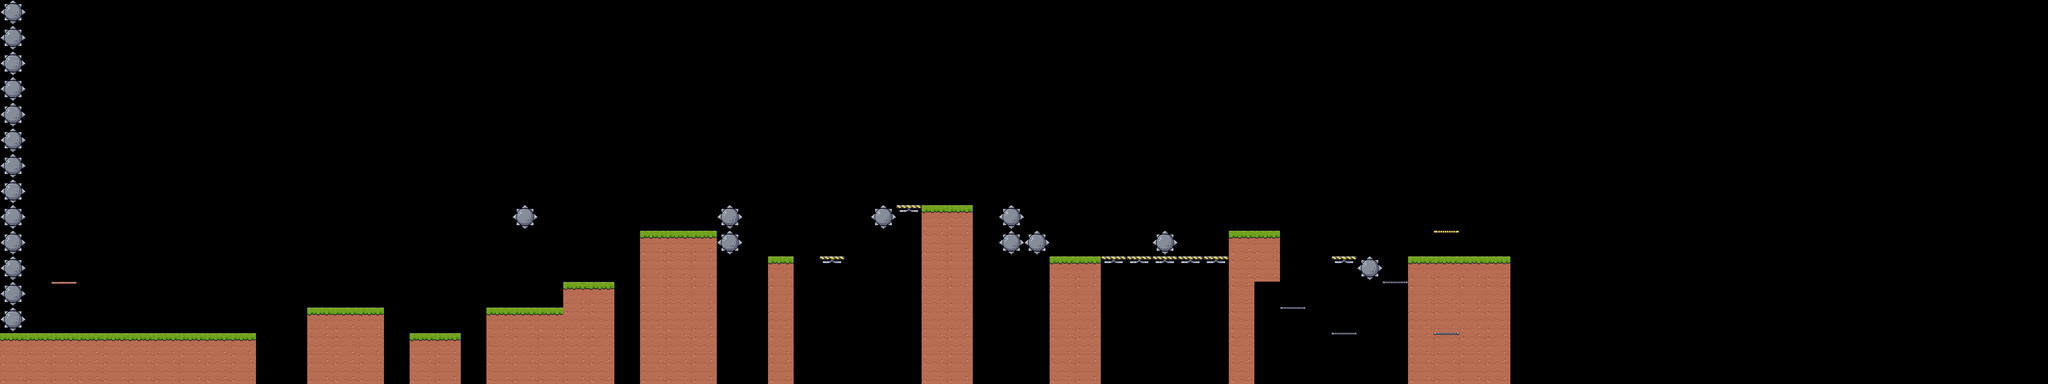

The image is a tile-based game level rendered from a .tmx file. Its description and complete source (layers, tilesets, objects, tile grids) follow:
An orthogonal 80x15 tile map with 48x48 px tiles, 2 tile layers (Tile Layer 1, Tile Layer 2).

<map version="1.10" tiledversion="1.11.0" orientation="orthogonal" renderorder="right-down" width="80" height="15" tilewidth="48" tileheight="48" infinite="0" nextlayerid="3" nextobjectid="1">
 <tileset firstgid="1" source="level1test.tsx" />
 <layer id="1" name="Tile Layer 1" width="80" height="15">
  <data encoding="csv">
9,0,0,0,0,0,0,0,0,0,0,0,0,0,0,0,0,0,0,0,0,0,0,0,0,0,0,0,0,0,0,0,0,0,0,0,0,0,0,0,0,0,0,0,0,0,0,0,0,0,0,0,0,0,0,0,0,0,0,0,0,0,0,0,0,0,0,0,0,0,0,0,0,0,0,0,0,0,0,0,
9,0,0,0,0,0,0,0,0,0,0,0,0,0,0,0,0,0,0,0,0,0,0,0,0,0,0,0,0,0,0,0,0,0,0,0,0,0,0,0,0,0,0,0,0,0,0,0,0,0,0,0,0,0,0,0,0,0,0,0,0,0,0,0,0,0,0,0,0,0,0,0,0,0,0,0,0,0,0,0,
9,0,0,0,0,0,0,0,0,0,0,0,0,0,0,0,0,0,0,0,0,0,0,0,0,0,0,0,0,0,0,0,0,0,0,0,0,0,0,0,0,0,0,0,0,0,0,0,0,0,0,0,0,0,0,0,0,0,0,0,0,0,0,0,0,0,0,0,0,0,0,0,0,0,0,0,0,0,0,0,
9,0,0,0,0,0,0,0,0,0,0,0,0,0,0,0,0,0,0,0,0,0,0,0,0,0,0,0,0,0,0,0,0,0,0,0,0,0,0,0,0,0,0,0,0,0,0,0,0,0,0,0,0,0,0,0,0,0,0,0,0,0,0,0,0,0,0,0,0,0,0,0,0,0,0,0,0,0,0,0,
9,0,0,0,0,0,0,0,0,0,0,0,0,0,0,0,0,0,0,0,0,0,0,0,0,0,0,0,0,0,0,0,0,0,0,0,0,0,0,0,0,0,0,0,0,0,0,0,0,0,0,0,0,0,0,0,0,0,0,0,0,0,0,0,0,0,0,0,0,0,0,0,0,0,0,0,0,0,0,0,
9,0,0,0,0,0,0,0,0,0,0,0,0,0,0,0,0,0,0,0,0,0,0,0,0,0,0,0,0,0,0,0,0,0,0,0,0,0,0,0,0,0,0,0,0,0,0,0,0,0,0,0,0,0,0,0,0,0,0,0,0,0,0,0,0,0,0,0,0,0,0,0,0,0,0,0,0,0,0,0,
9,0,0,0,0,0,0,0,0,0,0,0,0,0,0,0,0,0,0,0,0,0,0,0,0,0,0,0,0,0,0,0,0,0,0,0,0,0,0,0,0,0,0,0,0,0,0,0,0,0,0,0,0,0,0,0,0,0,0,0,0,0,0,0,0,0,0,0,0,0,0,0,0,0,0,0,0,0,0,0,
9,0,0,0,0,0,0,0,0,0,0,0,0,0,0,0,0,0,0,0,0,0,0,0,0,0,0,0,0,0,0,0,0,0,0,0,0,0,0,0,0,0,0,0,0,0,0,0,0,0,0,0,0,0,0,0,0,0,0,0,0,0,0,0,0,0,0,0,0,0,0,0,0,0,0,0,0,0,0,0,
9,0,0,0,0,0,0,0,0,0,0,0,0,0,0,0,0,0,0,0,9,0,0,0,0,0,0,0,9,0,0,0,0,0,9,7,3,3,0,9,0,0,0,0,0,0,0,0,0,0,0,0,0,0,0,0,0,0,0,0,0,0,0,0,0,0,0,0,0,0,0,0,0,0,0,0,0,0,0,0,
9,0,0,0,0,0,0,0,0,0,0,0,0,0,0,0,0,0,0,0,0,0,0,0,0,3,3,3,9,0,0,0,0,0,0,0,37,37,0,9,9,0,0,0,0,9,0,0,3,3,0,0,0,0,0,0,34,0,0,0,0,0,0,0,0,0,0,0,0,0,0,0,0,0,0,0,0,0,0,0,
9,0,0,0,0,0,0,0,0,0,0,0,0,0,0,0,0,0,0,0,0,0,0,0,0,37,37,37,0,0,3,0,7,0,0,0,37,37,0,0,0,3,3,7,7,7,7,7,37,37,0,0,7,9,0,3,3,3,3,0,0,0,0,0,0,0,0,0,0,0,0,0,0,0,0,0,0,0,0,0,
9,0,32,0,0,0,0,0,0,0,0,0,0,0,0,0,0,0,0,0,0,0,3,3,0,37,37,37,0,0,37,0,0,0,0,0,37,37,0,0,0,37,37,0,0,0,0,0,37,0,0,0,0,0,0,37,37,37,37,0,0,0,0,0,0,0,0,0,0,0,0,0,0,0,0,0,0,0,0,0,
9,0,0,0,0,0,0,0,0,0,0,0,3,3,3,0,0,0,0,3,3,3,37,37,0,37,37,37,0,0,37,0,0,0,0,0,37,37,0,0,0,37,37,0,0,0,0,0,37,0,0,0,0,0,0,37,37,37,37,0,0,0,0,0,0,0,0,0,0,0,0,0,0,0,0,0,0,0,0,0,
3,3,3,3,3,3,3,3,3,3,0,0,37,37,37,0,3,3,0,37,37,37,37,37,0,37,37,37,0,0,37,0,0,0,0,0,37,37,0,0,0,37,37,0,0,0,0,0,37,0,0,0,0,0,0,37,37,37,37,0,0,0,0,0,0,0,0,0,0,0,0,0,0,0,0,0,0,0,0,0,
37,37,37,37,37,37,37,37,37,37,0,0,37,37,37,0,37,37,0,37,37,37,37,37,0,37,37,37,0,0,37,0,0,0,0,0,37,37,0,0,0,37,37,0,0,0,0,0,37,0,0,0,0,0,0,37,37,37,37,0,0,0,0,0,0,0,0,0,0,0,0,0,0,0,0,0,0,0,0,0
</data>
 </layer>
 <layer id="2" name="Tile Layer 2" width="80" height="15">
  <data encoding="csv">
0,0,0,0,0,0,0,0,0,0,0,0,0,0,0,0,0,0,0,0,0,0,0,0,0,0,0,0,0,0,0,0,0,0,0,0,0,0,0,0,0,0,0,0,0,0,0,0,0,0,0,0,0,0,0,0,0,0,0,0,0,0,0,0,0,0,0,0,0,0,0,0,0,0,0,0,0,0,0,0,
0,0,0,0,0,0,0,0,0,0,0,0,0,0,0,0,0,0,0,0,0,0,0,0,0,0,0,0,0,0,0,0,0,0,0,0,0,0,0,0,0,0,0,0,0,0,0,0,0,0,0,0,0,0,0,0,0,0,0,0,0,0,0,0,0,0,0,0,0,0,0,0,0,0,0,0,0,0,0,0,
0,0,0,0,0,0,0,0,0,0,0,0,0,0,0,0,0,0,0,0,0,0,0,0,0,0,0,0,0,0,0,0,0,0,0,0,0,0,0,0,0,0,0,0,0,0,0,0,0,0,0,0,0,0,0,0,0,0,0,0,0,0,0,0,0,0,0,0,0,0,0,0,0,0,0,0,0,0,0,0,
0,0,0,0,0,0,0,0,0,0,0,0,0,0,0,0,0,0,0,0,0,0,0,0,0,0,0,0,0,0,0,0,0,0,0,0,0,0,0,0,0,0,0,0,0,0,0,0,0,0,0,0,0,0,0,0,0,0,0,0,0,0,0,0,0,0,0,0,0,0,0,0,0,0,0,0,0,0,0,0,
0,0,0,0,0,0,0,0,0,0,0,0,0,0,0,0,0,0,0,0,0,0,0,0,0,0,0,0,0,0,0,0,0,0,0,0,0,0,0,0,0,0,0,0,0,0,0,0,0,0,0,0,0,0,0,0,0,0,0,0,0,0,0,0,0,0,0,0,0,0,0,0,0,0,0,0,0,0,0,0,
0,0,0,0,0,0,0,0,0,0,0,0,0,0,0,0,0,0,0,0,0,0,0,0,0,0,0,0,0,0,0,0,0,0,0,0,0,0,0,0,0,0,0,0,0,0,0,0,0,0,0,0,0,0,0,0,0,0,0,0,0,0,0,0,0,0,0,0,0,0,0,0,0,0,0,0,0,0,0,0,
0,0,0,0,0,0,0,0,0,0,0,0,0,0,0,0,0,0,0,0,0,0,0,0,0,0,0,0,0,0,0,0,0,0,0,0,0,0,0,0,0,0,0,0,0,0,0,0,0,0,0,0,0,0,0,0,0,0,0,0,0,0,0,0,0,0,0,0,0,0,0,0,0,0,0,0,0,0,0,0,
0,0,0,0,0,0,0,0,0,0,0,0,0,0,0,0,0,0,0,0,0,0,0,0,0,0,0,0,0,0,0,0,0,0,0,0,0,0,0,0,0,0,0,0,0,0,0,0,0,0,0,0,0,0,0,0,0,0,0,0,0,0,0,0,0,0,0,0,0,0,0,0,0,0,0,0,0,0,0,0,
0,0,0,0,0,0,0,0,0,0,0,0,0,0,0,0,0,0,0,0,0,0,0,0,0,0,0,0,0,0,0,0,0,0,0,0,0,0,0,0,0,0,0,0,0,0,0,0,0,0,0,0,0,0,0,0,0,0,0,0,0,0,0,0,0,0,0,0,0,0,0,0,0,0,0,0,0,0,0,0,
0,0,0,0,0,0,0,0,0,0,0,0,0,0,0,0,0,0,0,0,0,0,0,0,0,0,0,0,0,0,0,0,0,0,0,0,0,0,0,0,0,0,0,0,0,0,0,0,0,0,0,0,0,0,0,0,0,0,0,0,0,0,0,0,0,0,0,0,0,0,0,0,0,0,0,0,0,0,0,0,
0,0,0,0,0,0,0,0,0,0,0,0,0,0,0,0,0,0,0,0,0,0,0,0,0,0,0,0,0,0,0,0,0,0,0,0,0,0,0,0,0,0,0,0,0,0,0,0,0,0,0,0,0,0,0,0,0,0,0,0,0,0,0,0,0,0,0,0,0,0,0,0,0,0,0,0,0,0,0,0,
0,0,0,0,0,0,0,0,0,0,0,0,0,0,0,0,0,0,0,0,0,0,0,0,0,0,0,0,0,0,0,0,0,0,0,0,0,0,0,0,0,0,0,0,0,0,0,0,0,0,0,0,0,0,45,0,0,0,0,0,0,0,0,0,0,0,0,0,0,0,0,0,0,0,0,0,0,0,0,0,
0,0,0,0,0,0,0,0,0,0,0,0,0,0,0,0,0,0,0,0,0,0,0,0,0,0,0,0,0,0,0,0,0,0,0,0,0,0,0,0,0,0,0,0,0,0,0,0,0,0,45,0,0,0,0,0,0,0,0,0,0,0,0,0,0,0,0,0,0,0,0,0,0,0,0,0,0,0,0,0,
0,0,0,0,0,0,0,0,0,0,0,0,0,0,0,0,0,0,0,0,0,0,0,0,0,0,0,0,0,0,0,0,0,0,0,0,0,0,0,0,0,0,0,0,0,0,0,0,0,0,0,0,45,0,0,0,45,0,0,0,0,0,0,0,0,0,0,0,0,0,0,0,0,0,0,0,0,0,0,0,
0,0,0,0,0,0,0,0,0,0,0,0,0,0,0,0,0,0,0,0,0,0,0,0,0,0,0,0,0,0,0,0,0,0,0,0,0,0,0,0,0,0,0,0,0,0,0,0,0,0,0,0,0,0,0,0,0,0,0,0,0,0,0,0,0,0,0,0,0,0,0,0,0,0,0,0,0,0,0,0
</data>
 </layer>
</map>